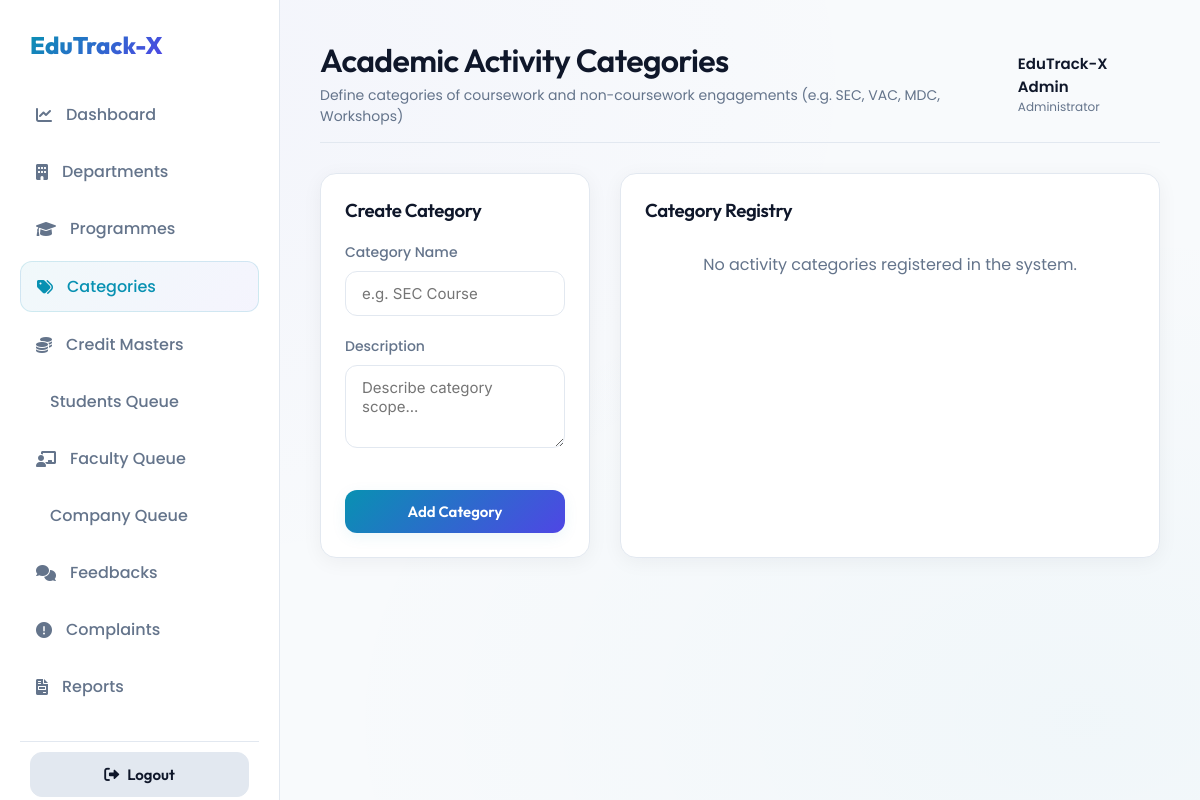
Page /Administrator/ActivityCategory/ (signed in) on the earlier database version.
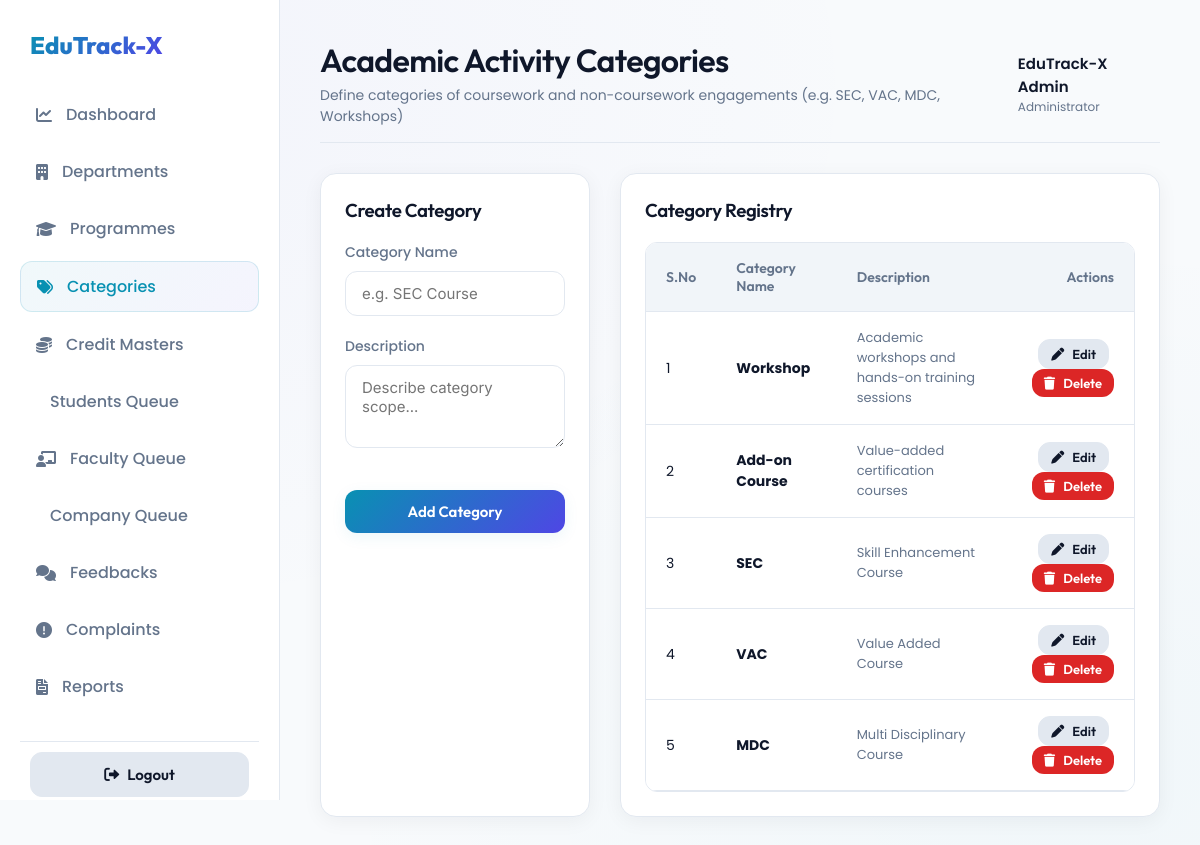
Same page on the later database version.
### Administrator/models.py (models this page shows)
class tbl_activitycategory(models.Model):
    activitycategory_id = models.AutoField(primary_key=True)
    activitycategory_name = models.CharField(max_length=100)
    activitycategory_description = models.TextField()
    activitycategory_status = models.IntegerField(default=1) # 1 = Active, 0 = Inactive

### Administrator/views.py (the view, shortened to what this page needs)
# urls.py: path('ActivityCategory/', views.ActivityCategory, name='ActivityCategory'),
def ActivityCategory(request):
    if 'aid' not in request.session:
        return redirect('Guest:Login')
    categories = tbl_activitycategory.objects.all()
    return render(request, 'Administrator/ActivityCategory.html', {'categories': categories})

### Administrator/Templates/Administrator/ActivityCategory.html (shortened to what this page needs)
{% extends 'Administrator/AdminBase.html' %}
{% block header_title %}Academic Activity Categories{% endblock %}
{% block header_subtitle %}Define categories of coursework and non-coursework engagements (e.g. SEC, VAC, MDC, Workshops) {% endblock %}
{% block active_cat %}active{% endblock %}
{% block content %}
<div style="display: grid; grid-template-columns: 1fr 2fr; gap: 30px;">
    <div class="glass-card">
        <h3>{% if editdata %}Edit Category{% else %}Create Category{% endif %}</h3>
        <form action="" method="post" style="margin-top: 20px;">
            <div class="form-group">
                <label class="form-label" for="txt_name">Category Name</label>
                <input class="form-control" type="text" name="txt_name" id="txt_name" required value="{{ editdata.activitycategory_name }}" placeholder="e.g. SEC Course">
            </div>
            <div class="form-group">
                <label class="form-label" for="txt_desc">Description</label>
                <textarea class="form-control" name="txt_desc" id="txt_desc" rows="3" required placeholder="Describe category scope...">{{ editdata.activitycategory_description }}</textarea>
            </div>
            <button type="submit" class="btn btn-primary" style="width: 100%; margin-top: 15px;">
                {% if editdata %}Save Changes{% else %}Add Category{% endif %}
            </button>
        </form>
    </div>
    <div class="glass-card">
        <h3>Category Registry</h3>
        {% if categories %}
        <div class="custom-table-container">
            <table class="custom-table">
                <thead>
                    <tr>
                        <th>S.No</th>
                        <th>Category Name</th>
                        <th>Description</th>
                        <th style="text-align: right;">Actions</th>
                    </tr>
                </thead>
                <tbody>
                    {% for c in categories %}
                    <tr>
                        <td>{{ forloop.counter }}</td>
                        <td><strong>{{ c.activitycategory_name }}</strong></td>
                        <td style="color: var(--text-muted); font-size: 13px; max-width: 300px;">{{ c.activitycategory_description }}</td>
                        <td style="text-align: right;">
                            <a href="{% url 'Administrator:edit_activitycategory' c.activitycategory_id %}" class="btn btn-secondary" style="padding: 6px 12px; font-size: 13px; margin-right: 5px;">
                                <i class="fa-solid fa-pen"></i> Edit
                            </a>
                            <a href="{% url 'Administrator:del_activitycategory' c.activitycategory_id %}" onclick="return confirm('Are you sure you want to delete this category?')" class="btn btn-danger" style="padding: 6px 12px; font-size: 13px;">
                                <i class="fa-solid fa-trash"></i> Delete
                            </a>
                        </td>
                    </tr>
                    {% endfor %}
                </tbody>
            </table>
        </div>
        {% else %}
        <p style="color: var(--text-muted); text-align: center; margin-top: 30px;">No activity categories registered in the system.</p>
        {% endif %}
    </div>
</div>
{% endblock %}

### Administrator/Templates/Administrator/AdminBase.html (shortened to what this page needs)
{% load static %}
<!DOCTYPE html>
<html lang="en">
<head>
    <link rel="stylesheet" href="{% static 'css/style.css' %}">
    <link href="https://cdnjs.cloudflare.com/ajax/libs/font-awesome/6.0.0/css/all.min.css" rel="stylesheet">
</head>
<body>
    <div class="main-wrapper">
        <div class="sidebar">
            <div class="sidebar-logo">
                <span>EduTrack-X</span>
            </div>
            <ul class="sidebar-menu">
                <li class="{% block active_dashboard %}{% endblock %}">
                    <a href="{% url 'Administrator:Dashboard' %}">
                        <i class="fa-solid fa-chart-line"></i> Dashboard
                    </a>
                </li>
                <li class="{% block active_dept %}{% endblock %}">
                    <a href="{% url 'Administrator:Department' %}">
                        <i class="fa-solid fa-building"></i> Departments
                    </a>
                </li>
                <li class="{% block active_prog %}{% endblock %}">
                    <a href="{% url 'Administrator:Programme' %}">
                        <i class="fa-solid fa-graduation-cap"></i> Programmes
                    </a>
                </li>
                <li class="{% block active_cat %}{% endblock %}">
                    <a href="{% url 'Administrator:ActivityCategory' %}">
                        <i class="fa-solid fa-tags"></i> Categories
                    </a>
                </li>
                <li class="{% block active_credit %}{% endblock %}">
                    <a href="{% url 'Administrator:CreditMaster' %}">
                        <i class="fa-solid fa-coins"></i> Credit Masters
                    </a>
                </li>
                <li class="{% block active_approval %}{% endblock %}">
                    <a href="{% url 'Administrator:ApproveStudents' %}">
                         Students Queue
                    </a>
                </li>
                <li class="{% block active_faculty %}{% endblock %}">
                    <a href="{% url 'Administrator:ApproveFaculties' %}">
                        <i class="fa-solid fa-chalkboard-user"></i> Faculty Queue
                    </a>
                </li>
                <li class="{% block active_company %}{% endblock %}">
                    <a href="{% url 'Administrator:ApproveCompanies' %}">
                         Company Queue
                    </a>
                </li>
                <li class="{% block active_feedback %}{% endblock %}">
                    <a href="{% url 'Administrator:ViewFeedback' %}">
                        <i class="fa-solid fa-comments"></i> Feedbacks
                    </a>
                </li>
                <li class="{% block active_complaint %}{% endblock %}">
                    <a href="{% url 'Administrator:ViewComplaints' %}">
                        <i class="fa-solid fa-circle-exclamation"></i> Complaints
                    </a>
                </li>
                <li class="{% block active_report %}{% endblock %}">
                    <a href="{% url 'Administrator:ReportGenerator' %}">
                        <i class="fa-solid fa-file-invoice"></i> Reports
                    </a>
                </li>
            </ul>
            <div class="sidebar-footer">
                <a href="{% url 'Guest:Logout' %}" class="btn btn-secondary" style="width: 100%;">
                    <i class="fa-solid fa-right-from-bracket"></i> Logout
                </a>
            </div>
        </div>
        <div class="content-area animate-fade-in">
            <div class="dashboard-header">
                <div>
                    <h1>{% block header_title %}Control Center{% endblock %}</h1>
                    <p style="color: var(--text-muted); font-size: 14px; margin-top: 5px;">{% block header_subtitle %}FYUGP Institutional Administration Panel{% endblock %}</p>
                </div>
                <div class="user-profile-badge">
                    <div class="user-name-role">
                        <span class="name">{{ request.session.name }}</span>
                        <span class="role">Administrator</span>
                    </div>
                </div>
            </div>
            {% block content %}
            {% endblock %}
        </div>
    </div>
</body>
</html>

Differences in the rows shown:
added tbl_activitycategory: activitycategory_name "Workshop", activitycategory_description "Academic workshops and hands-on training sessions"
added tbl_activitycategory: activitycategory_name "Add-on Course", activitycategory_description "Value-added certification courses"
added tbl_activitycategory: activitycategory_name "SEC", activitycategory_description "Skill Enhancement Course"
added tbl_activitycategory: activitycategory_name "VAC", activitycategory_description "Value Added Course"
added tbl_activitycategory: activitycategory_name "MDC", activitycategory_description "Multi Disciplinary Course"
Other differences:
text no longer shown: "No activity categories registered in the system."
text now shown: "S.No Category Name Description Actions"
